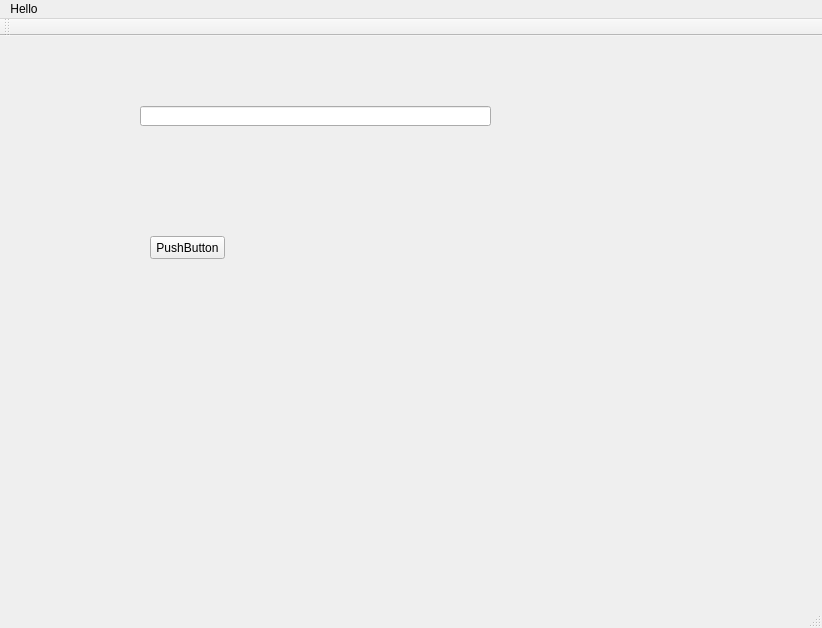
<?xml version="1.0" encoding="UTF-8"?>
<ui version="4.0">
 <class>MainWindow</class>
 <widget class="QMainWindow" name="MainWindow">
  <property name="geometry">
   <rect>
    <x>0</x>
    <y>0</y>
    <width>822</width>
    <height>628</height>
   </rect>
  </property>
  <property name="windowTitle">
   <string>MainWindow</string>
  </property>
  <widget class="QWidget" name="centralWidget">
   <widget class="QPushButton" name="pushButton">
    <property name="geometry">
     <rect>
      <x>150</x>
      <y>200</y>
      <width>75</width>
      <height>23</height>
     </rect>
    </property>
    <property name="text">
     <string>PushButton</string>
    </property>
   </widget>
   <widget class="QLineEdit" name="lineEdit">
    <property name="geometry">
     <rect>
      <x>140</x>
      <y>70</y>
      <width>351</width>
      <height>20</height>
     </rect>
    </property>
   </widget>
  </widget>
  <widget class="QMenuBar" name="menuBar">
   <property name="geometry">
    <rect>
     <x>0</x>
     <y>0</y>
     <width>822</width>
     <height>21</height>
    </rect>
   </property>
   <widget class="QMenu" name="menuHello">
    <property name="title">
     <string>Hello</string>
    </property>
    <addaction name="actionMyItem"/>
   </widget>
   <addaction name="menuHello"/>
  </widget>
  <widget class="QToolBar" name="mainToolBar">
   <attribute name="toolBarArea">
    <enum>TopToolBarArea</enum>
   </attribute>
   <attribute name="toolBarBreak">
    <bool>false</bool>
   </attribute>
  </widget>
  <widget class="QStatusBar" name="statusBar"/>
  <action name="actionMyItem">
   <property name="text">
    <string>MyItem</string>
   </property>
  </action>
 </widget>
 <layoutdefault spacing="6" margin="11"/>
 <resources/>
 <connections>
  <connection>
   <sender>menuBar</sender>
   <signal>triggered(QAction*)</signal>
   <receiver>pushButton</receiver>
   <slot>click()</slot>
   <hints>
    <hint type="sourcelabel">
     <x>31</x>
     <y>12</y>
    </hint>
    <hint type="destinationlabel">
     <x>199</x>
     <y>242</y>
    </hint>
   </hints>
  </connection>
 </connections>
</ui>
